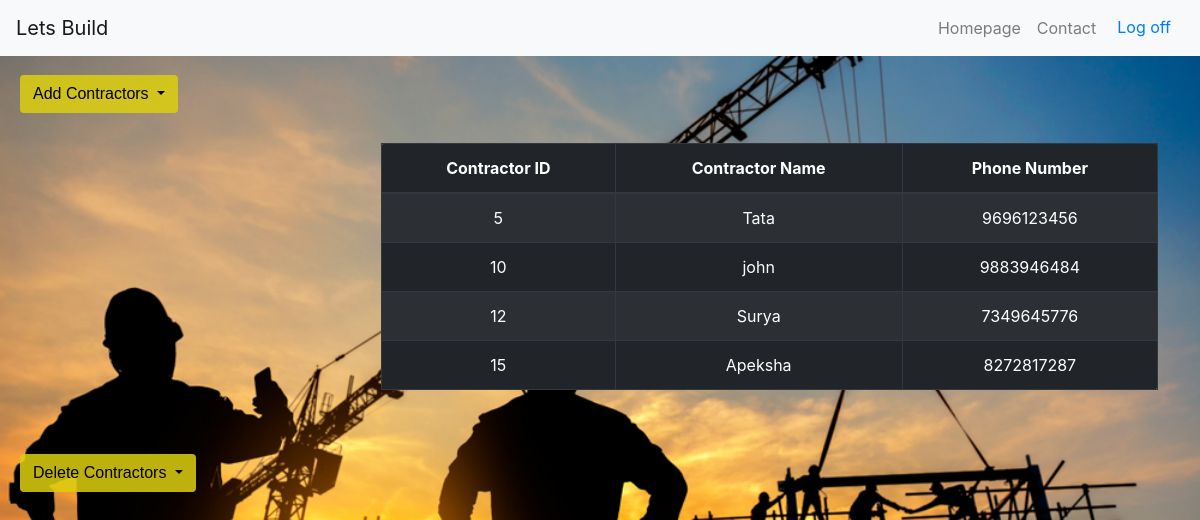
Screenshot of /contractor_details.php (signed in) with the database file from the repository.
### tables this page shows
CREATE TABLE `contractor` (
  `Contractor_id` int(4) NOT NULL,
  `Contractor_name` varchar(20) NOT NULL DEFAULT 'NULL',
  `Builder_id` int(4) DEFAULT NULL,
  `PhoneNum` varchar(13) DEFAULT NULL
);

### contractor_details.php (the view, shortened to what this page needs)
<?php
    require_once('dbconfig/config.php');
?>
<!DOCTYPE html>
<html>
    <head>
        <link rel="stylesheet" href="https://maxcdn.bootstrapcdn.com/bootstrap/4.0.0/css/bootstrap.min.css">
        <link href="css/style.css?v=1.0" rel="stylesheet" type="text/css">
    </head>
<body>
    <nav class="navbar navbar-light bg-light navbar-expand-lg fixed-top">
        <a href="homepage.php" class="navbar-brand">Lets Build</a>
        <div class="collapse navbar-collapse" id="navbarCollapse">
            <ul class="navbar-nav ml-auto">
                <li class="navbar-item">
                    <a href="homepage.php" class="nav-link">Homepage</a>
                </li>
                <li class="navbar-item">
                    <a href="contact.php" class="nav-link">Contact</a>
                </li>
                <li>
                    <form action="index.php" method="post">
                        <button type="submit" class="btn btn-link navbar-btn navbar-link">Log off</button>
                    </form>
                </li>
            </ul>
        </div>
	</nav>
    <div>
		<h3> <br><br> </h3>
    </div>
    <div class="form-inline">
        <div class="form-group">
            <div class="dropdown">
            <button class="btn btn-default dropdown-toggle" type="button" id="strikes-range" data-toggle="dropdown" aria-haspopup="true"> Add Contractors <span class="caret"></span> </button>
            </div>
        </div>
	</div>
    <div class="container" style="margin-top:30px">
        <table class="table table-striped table-dark table-bordered text-center">
        <thead>
            <tr>
                <th>Contractor ID</th>
                <th>Contractor Name</th>
                <th>Phone Number</th>
            </tr>
        </thead>
        <tbody>
            <?php
                $uname = $_SESSION['username'];
                $query = "select Builder_id from builder where Builder_name='$uname'";
                $query_run=mysqli_query($con,$query);
                $ans = mysqli_fetch_assoc($query_run);
                $id = $ans['Builder_id'];
                $query = "select * from contractor where Builder_id='$id'";
                $query_run = mysqli_query($con,$query);
                if(mysqli_num_rows($query_run)>0) {
                    while($row = $query_run->fetch_assoc()) {
                        echo "<tr><td>" . $row["Contractor_id"]. "</td><td>" . $row["Contractor_name"] . "</td><td>"
                        . $row["PhoneNum"]. "</td></tr>";
                    }
                    echo "</table>";
                } else { echo "0 results"; }
            ?>
    </div>
    <br><br>
    <div class="form-inline">
        <div class="form-group">
            <div class="dropdown">
            <button class="btn btn-default dropdown-toggle" type="button" id="strikes-range" data-toggle="dropdown" aria-haspopup="true"> Delete Contractors <span class="caret"></span> </button>
            </div>
        </div>
	</div>
</body>
</html>

### css/style.css (style rules this page uses)
body { background-image: url('../imgs/backgnd.jpg'); background-repeat: no-repeat; background-attachment: fixed; background-size: cover; }
.container { margin: 16px; width:100%; }
.table { border-radius: 5px; width: 70%; margin: 0px auto; margin-left: 350px; }
.btn.btn-default { font-family: 'Gill Sans', 'Gill Sans MT', Calibri, 'Trebuchet MS', sans-serif; margin-left: 20px; background-color: rgba(219, 206, 17, 0.863); color: black; }

### rows the page displays
contractor: Contractor_id "5", Contractor_name "Tata", PhoneNum "9696123456"
contractor: Contractor_id "10", Contractor_name "john", PhoneNum "9883946484"
contractor: Contractor_id "12", Contractor_name "Surya", PhoneNum "7349645776"
contractor: Contractor_id "15", Contractor_name "Apeksha", PhoneNum "8272817287"
